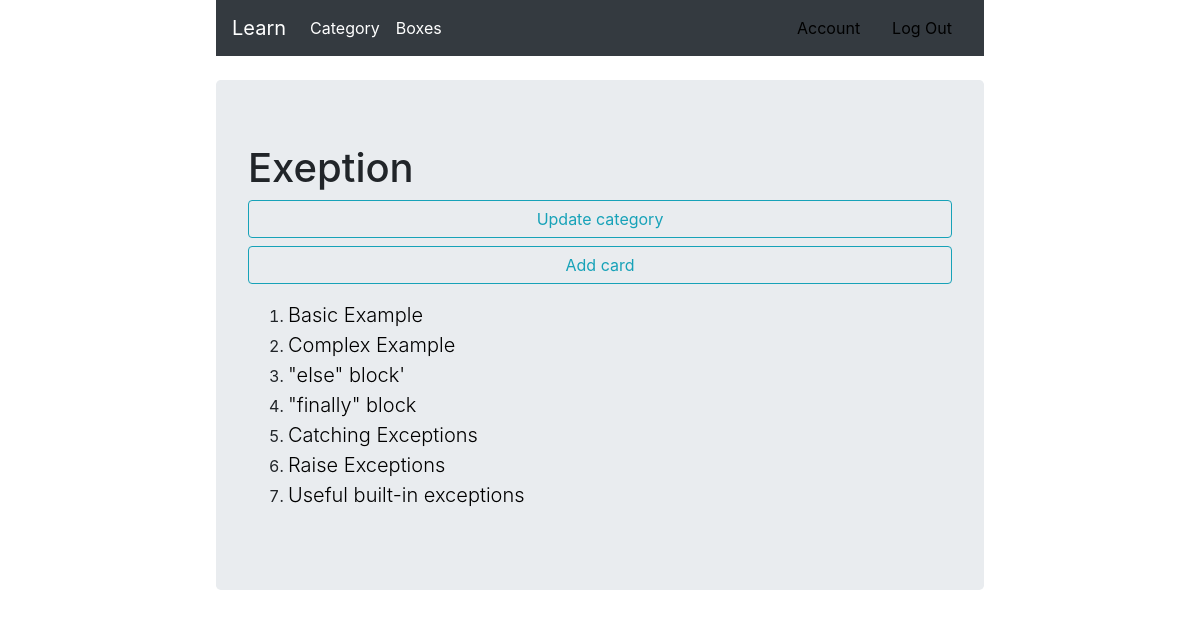
The app's page /category/exeption (signed in) with its own data.
### card/models.py (models this page shows, shortened)
class Category(models.Model):
    author = models.ForeignKey(User, on_delete=models.CASCADE)
    name = models.CharField(max_length=255)
    slug = models.SlugField(max_length=255, verbose_name='URL')
    description = models.CharField(max_length=255, blank=True)
    time_create = models.DateTimeField(auto_now_add=True)

class Card(models.Model):
    TERM = "T"
    WORD = "W"
    TYPE_OF_CARD_CHOICES = [
        (WORD, 'Word'),
        (TERM, 'Term'),
        (None, 'Choose card type'),
    ]
    author = models.ForeignKey(User, on_delete=models.CASCADE)
    name = models.CharField(max_length=255)
    card_type = models.CharField(max_length=1, choices=TYPE_OF_CARD_CHOICES)
    transcription = models.TextField(blank=True)
    translate = models.TextField(blank=True)
    content = models.TextField(blank=True)
    time_create = models.DateTimeField(auto_now_add=True)
    time_first_show = models.DateTimeField(null=True)
    time_last_show = models.DateTimeField(auto_now=True)
    time_next_show = models.DateTimeField(auto_now_add=True)
    count_shows = models.IntegerField(default=0)  # if count_shows == -1 ie mean that word is leard for ever.
    category = models.ManyToManyField('Category')
    def get_absolute_url(self):
        return reverse('card', kwargs={'card_id': self.pk, 'category_slug': self.category.all()[0].slug})
    class Meta:
        ordering = ["time_create"]

### card/views.py (the view)
# urls.py: path('category/<slug:category_slug>', category,  name="category"),
@login_required()
def category(requests, category_slug):
    category = Category.objects.get(author=requests.user, slug=category_slug)
    data = {'cards': category.card_set.all(),
            'category': category,
            }
    return render(requests, "category/category.html", data)

### card/templates/category/category.html (shortened to what this page needs)
{% extends 'learning_cards/base.html' %}
{% block content_title %}
    {{ category.name }}
{% endblock%}
{% block content %}
            <a class="btn btn-outline-info btn-md btn-block"  href="{% url 'update_category' category.slug %}" role="button">Update category</a>
            <a class="btn btn-outline-info btn-md btn-block"  href="{% url 'add_card' category.slug %}" role="button">Add card</a>
            <ol>
                {% for card in cards %}
                    <li >
                        <a class="lead" href="{{ card.get_absolute_url }}">{{ card.name }}</a>
                    </li>
                {% endfor %}
            </ol>
{% endblock %}

### learning_cards/templates/learning_cards/base.html (style rules this page uses)
A { color: #000000; }

### records on screen
Category: name "Exeption"
Card: name "Basic Example"
Card: name "Complex Example"
Card: name "\"else\" block'"
Card: name "\"finally\" block"
Card: name "Catching Exceptions"
Card: name "Raise Exceptions"
Card: name "Useful built-in exceptions"
